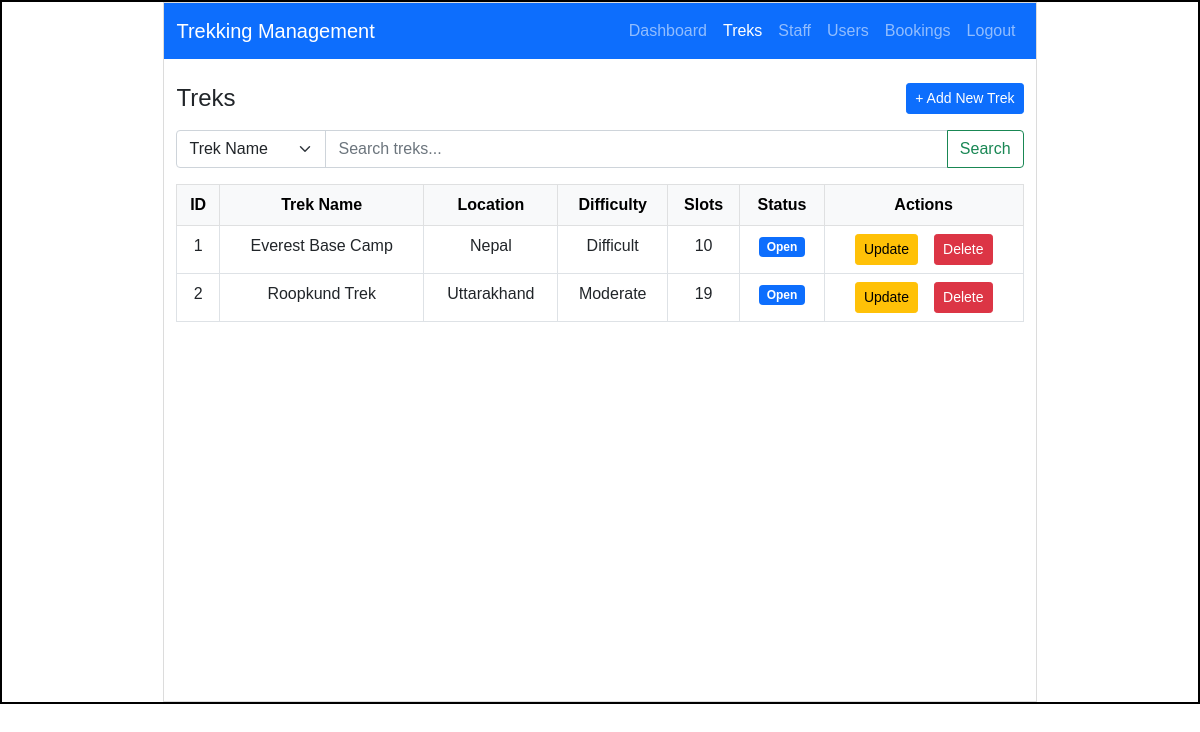
/admin/treks (signed in), run on an earlier commit of the app's database.
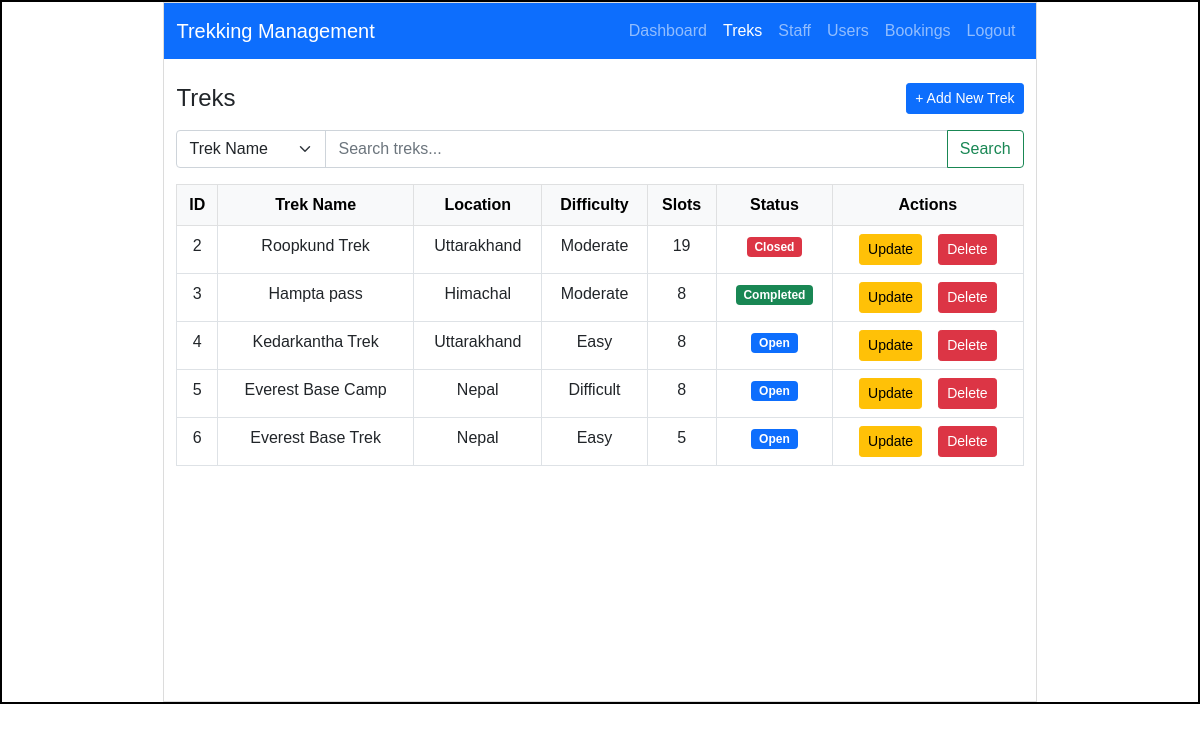
And on a later commit of the database.
### models.py (models this page shows)
class Trek(db.Model):
    __tablename__ = "trek"
    id = db.Column(db.Integer  , primary_key = True)
    trek_name = db.Column(db.String() , nullable = False)
    location = db.Column(db.String(100),nullable=False)
    difficulty = db.Column(db.String(20),nullable=False)
    duration = db.Column(db.Integer,nullable=False)
    available_slots = db.Column(db.Integer,nullable=False)
    trek_status = db.Column(db.String(20),nullable=False,default = "Pending")
    start_date = db.Column(db.Date,nullable=False)
    end_date = db.Column(db.Date,nullable=False)
    description = db.Column(db.Text)
    staff_id = db.Column(db.Integer,db.ForeignKey("staff_profile.id"), nullable = True)
    bookings = db.relationship("Booking",backref = "trek",lazy=True) # One Trek -> Many Bookings

### app.py (the view)
@app.route("/admin/treks")
@role_required("admin")
def admin_treks():
    search_query = request.args.get("search", "").strip()
    search_field = request.args.get("search_field", "trek_name")
    if search_query:
        column = getattr(Trek, search_field)
        treks = Trek.query.filter(column.ilike(f"%{search_query}%")).all()
    else:
        treks = Trek.query.all()
    return render_template("admin_treks.html", treks=treks,
                            search_query=search_query, search_field=search_field)

### app.py (called while the page is built)
def role_required(*roles):
    def decorator(f):
        @wraps(f)
        def wrapper(*args, **kwargs):
            if 'user_id' not in session:
                flash("Please log in to continue.", "warning")
                return redirect(url_for("login"))
            if session.get('role') not in roles:
                flash("You don't have access to that page.", "warning")
                return _redirect_to_own_area()
            return f(*args, **kwargs)
        return wrapper
    return decorator

### templates/admin_treks.html (shortened to what the changed rows need)
<!DOCTYPE html>
<html lang="en">
<head>
    <link rel="stylesheet" href="{{ url_for('static', filename='style.css') }}">
    <link href="https://cdn.jsdelivr.net/npm/bootstrap@5.0.2/dist/css/bootstrap.min.css" rel="stylesheet">
</head>
<body>
    <div id="main">
        <div id="canvas">
            <div class="container mt-4">
                {% if treks %}
                <div style="max-height: 400px; overflow-y: auto;">
                    <table class="table table-bordered table-hover text-center">
                        <thead class="table-light">
                            <tr>
                                <th>ID</th>
                                <th>Trek Name</th>
                                <th>Location</th>
                                <th>Difficulty</th>
                                <th>Slots</th>
                                <th>Status</th>
                                <th>Actions</th>
                            </tr>
                        </thead>
                        <tbody>
                            {% for trek in treks %}
                            <tr>
                                <td>{{ trek.id }}</td>
                                <td>{{ trek.trek_name }}</td>
                                <td>{{ trek.location }}</td>
                                <td>{{ trek.difficulty }}</td>
                                <td>{{ trek.available_slots }}</td>
                                <td>
                                    {% if trek.trek_status == "Open" %}
                                        <span class="badge bg-primary">Open</span>
                                    {% elif trek.trek_status == "Started" %}
                                        <span class="badge bg-warning text-dark">Started</span>
                                    {% elif trek.trek_status == "Completed" %}
                                        <span class="badge bg-success">Completed</span>
                                    {% elif trek.trek_status == "Closed" %}
                                        <span class="badge bg-danger">Closed</span>
                                    {% endif %}
                                </td>
                                <td>
                                    <div class="d-flex gap-3 justify-content-center">
                                        <a href="/admin/trek/edit/{{trek.id}}" class="btn btn-warning btn-sm">Update</a>
                                        <a href="/admin/trek/delete/{{trek.id}}" class="btn btn-danger btn-sm">Delete</a>
                                    </div>
                                </td>
                            </tr>
                            {% endfor %}
                        </tbody>
                    </table>
                </div>
                </div>
                {% elif search_query %}
                <div class="alert alert-warning">No treks found matching "{{ search_query }}".</div>
                {% else %}
                <div class="alert alert-info">No treks added yet.</div>
                {% endif %}
            </div>
        </div>
</body>
</html>

What changed in the data, as far as the page shows it:
removed Trek: id "1", trek_name "Everest Base Camp", location "Nepal", difficulty "Difficult", available_slots "10", trek_status "Open"
changed Trek "Roopkund Trek": trek_status "Open" → "Closed"
added Trek: id "3", trek_name "Hampta pass", location "Himachal", difficulty "Moderate", available_slots "8", trek_status "Completed"
added Trek: id "4", trek_name "Kedarkantha Trek", location "Uttarakhand", difficulty "Easy", available_slots "8", trek_status "Open"
added Trek: id "5", trek_name "Everest Base Camp", location "Nepal", difficulty "Difficult", available_slots "8", trek_status "Open"
added Trek: id "6", trek_name "Everest Base Trek", location "Nepal", difficulty "Easy", available_slots "5", trek_status "Open"
